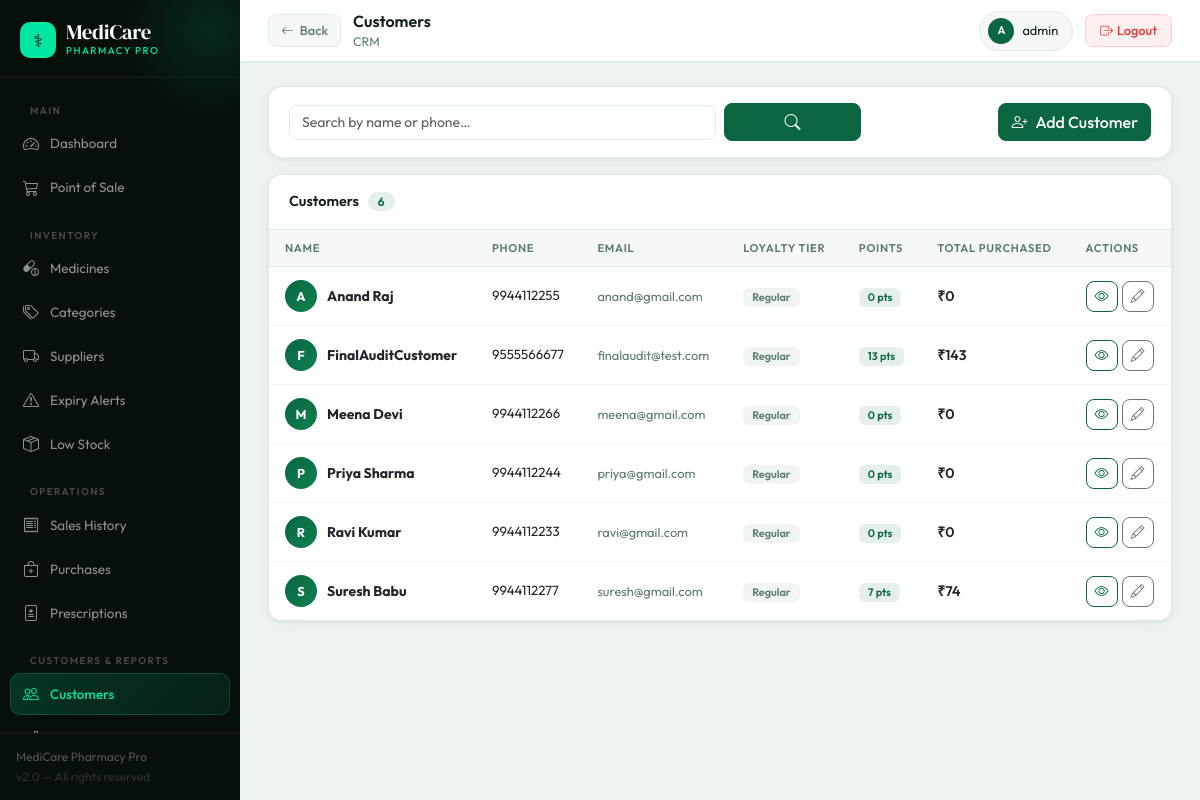
The page /customers/ (signed in) on the database its author committed.
### customers/models.py (models this page shows, shortened)
class Customer(models.Model):
    GENDER_CHOICES = [('M','Male'),('F','Female'),('O','Other')]
    name = models.CharField(max_length=200)
    phone = models.CharField(max_length=20, unique=True)
    email = models.EmailField(blank=True)
    gender = models.CharField(max_length=1, choices=GENDER_CHOICES, blank=True)
    date_of_birth = models.DateField(null=True, blank=True)
    address = models.TextField(blank=True)
    loyalty_points = models.PositiveIntegerField(default=0)
    total_purchases = models.DecimalField(max_digits=12, decimal_places=2, default=0)
    is_active = models.BooleanField(default=True)
    created_at = models.DateTimeField(auto_now_add=True)
    class Meta:
        ordering = ['-created_at']
    @property
    def loyalty_tier(self):
        if self.total_purchases >= 10000: return 'Gold'
        elif self.total_purchases >= 5000: return 'Silver'
        return 'Regular'

### customers/views.py (the view)
# urls.py: path('', views.customer_list, name='customer_list'),
@login_required
def customer_list(request):
    customers = Customer.objects.filter(is_active=True).order_by('name')
    query = request.GET.get('q', '')
    if query:
        from django.db.models import Q
        customers = customers.filter(Q(name__icontains=query) | Q(phone__icontains=query))
    return render(request, 'customers/customer_list.html', {'customers': customers, 'query': query})

### templates/customers/customer_list.html (shortened to what this page needs)
{% extends 'base.html' %}
{% block breadcrumb %}CRM{% endblock %}
{% block back_button %}<a href="/" class="back-btn"><i class="bi bi-arrow-left"></i> Back</a>{% endblock %}
{% block page_title %}Customers{% endblock %}
{% block content %}
<div class="card mb-3">
  <div class="card-body py-3">
    <form method="get" class="row g-2 align-items-center">
      <div class="col-md-6"><input type="text" name="q" value="{{ query }}" class="form-control" placeholder="Search by name or phone…"></div>
      <div class="col-md-2"><button type="submit" class="btn btn-primary w-100"><i class="bi bi-search"></i></button></div>
      <div class="col-md-4 text-end"><a href="{% url 'customer_add' %}" class="btn btn-primary"><i class="bi bi-person-plus me-2"></i>Add Customer</a></div>
    </form>
  </div>
</div>
<div class="card">
  <div class="card-header">
    <span>Customers <span style="background:#e6f0ea;color:var(--primary);border-radius:20px;padding:2px 10px;font-size:.75rem;margin-left:6px;">{{ customers.count }}</span></span>
  </div>
  <div class="table-responsive">
    <table class="table mb-0">
      <thead><tr><th>Name</th><th>Phone</th><th>Email</th><th>Loyalty Tier</th><th>Points</th><th>Total Purchased</th><th>Actions</th></tr></thead>
      <tbody>
      {% for c in customers %}
      <tr>
        <td>
          <div style="display:flex;align-items:center;gap:10px;">
            <div style="width:32px;height:32px;border-radius:50%;background:linear-gradient(135deg,#0a6640,#0d8050);color:#fff;display:flex;align-items:center;justify-content:center;font-size:.8rem;font-weight:700;flex-shrink:0;">{{ c.name|first|upper }}</div>
            <strong style="font-size:.875rem;">{{ c.name }}</strong>
          </div>
        </td>
        <td style="font-size:.83rem;">{{ c.phone }}</td>
        <td style="font-size:.8rem;color:var(--text-muted);">{{ c.email|default:"—" }}</td>
        <td>
          {% if c.loyalty_tier == 'Gold' %}<span class="badge" style="background:#fef3c7;color:#92400e;">🥇 Gold</span>
          {% elif c.loyalty_tier == 'Silver' %}<span class="badge" style="background:#f1f5f9;color:#475569;">🥈 Silver</span>
          {% else %}<span class="badge" style="background:#f0f5f2;color:var(--text-muted);">Regular</span>{% endif %}
        </td>
        <td><span class="badge" style="background:#e6f0ea;color:var(--primary);">{{ c.loyalty_points }} pts</span></td>
        <td style="font-weight:600;font-size:.875rem;">₹{{ c.total_purchases|floatformat:0 }}</td>
        <td>
          <div class="d-flex gap-1">
            <a href="{% url 'customer_detail' c.pk %}" class="btn btn-sm btn-outline-primary" title="View"><i class="bi bi-eye"></i></a>
            <a href="{% url 'customer_edit' c.pk %}" class="btn btn-sm btn-outline-secondary" title="Edit"><i class="bi bi-pencil"></i></a>
          </div>
        </td>
      </tr>
      {% empty %}
      <tr><td colspan="7"><div class="empty-state"><i class="bi bi-people"></i><p>No customers yet. <a href="{% url 'customer_add' %}">Add one</a></p></div></td></tr>
      {% endfor %}
      </tbody>
    </table>
  </div>
</div>
{% endblock %}

### templates/base.html (shortened to what this page needs)
<!DOCTYPE html>
<html lang="en">
<head>
<link href="https://cdn.jsdelivr.net/npm/bootstrap@5.3.0/dist/css/bootstrap.min.css" rel="stylesheet">
<link href="https://cdn.jsdelivr.net/npm/bootstrap-icons@1.11.0/font/bootstrap-icons.css" rel="stylesheet">
</head>
<body>
{% if user.is_authenticated %}
<aside class="sidebar">
  <div class="sb-brand">
    <div class="logo-wrap">
      <div class="logo-icon">⚕</div>
      <div>
        <div class="logo-text">MediCare</div>
        <div class="logo-sub">Pharmacy Pro</div>
      </div>
    </div>
  </div>
  <nav class="sb-nav">
    <div class="sb-section">Main</div>
    <a href="/" class="sb-link {% if request.path == '/' %}active{% endif %}">
      <i class="bi bi-speedometer2"></i> Dashboard
    </a>
    <a href="{% url 'pos' %}" class="sb-link {% if '/sales/pos' in request.path %}active{% endif %}">
      <i class="bi bi-cart3"></i> Point of Sale
    </a>
    <div class="sb-section">Inventory</div>
    <a href="{% url 'medicine_list' %}" class="sb-link ">
      <i class="bi bi-capsule-pill"></i> Medicines
    </a>
    <a href="{% url 'category_list' %}" class="sb-link {% if 'categor' in request.path %}active{% endif %}">
      <i class="bi bi-tags"></i> Categories
    </a>
    <a href="{% url 'supplier_list' %}" class="sb-link {% if 'supplier' in request.path %}active{% endif %}">
      <i class="bi bi-truck"></i> Suppliers
    </a>
    <a href="{% url 'expiry_alerts' %}" class="sb-link {% if 'expiry' in request.path %}active{% endif %}">
      <i class="bi bi-exclamation-triangle"></i> Expiry Alerts
    </a>
    <a href="{% url 'low_stock_list' %}" class="sb-link {% if 'low-stock' in request.path %}active{% endif %}">
      <i class="bi bi-box-seam"></i> Low Stock
    </a>
    <div class="sb-section">Operations</div>
    <a href="{% url 'sale_list' %}" class="sb-link {% if '/sales/' in request.path and 'pos' not in request.path %}active{% endif %}">
      <i class="bi bi-receipt"></i> Sales History
    </a>
    <a href="{% url 'po_list' %}" class="sb-link {% if '/purchase' in request.path %}active{% endif %}">
      <i class="bi bi-bag-plus"></i> Purchases
    </a>
    <a href="{% url 'prescription_list' %}" class="sb-link {% if '/prescriptions' in request.path %}active{% endif %}">
      <i class="bi bi-file-medical"></i> Prescriptions
    </a>
    <div class="sb-section">Customers & Reports</div>
    <a href="{% url 'customer_list' %}" class="sb-link {% if '/customers' in request.path %}active{% endif %}">
      <i class="bi bi-people"></i> Customers
    </a>
    <a href="{% url 'analytics_dashboard' %}" class="sb-link {% if '/analytics' in request.path and 'gst' not in request.path and 'profit' not in request.path %}active{% endif %}">
      <i class="bi bi-bar-chart-line"></i> Analytics
    </a>
  </nav>
  <div class="sb-footer">
    <div>MediCare Pharmacy Pro</div>
    <div style="color:rgba(255,255,255,.15);margin-top:2px;">v2.0 — All rights reserved</div>
  </div>
</aside>
<div class="main">
  <header class="topbar">
    <div class="topbar-left">
      {% block back_button %}{% endblock %}
      <div>
        <div class="topbar-title">{% block page_title %}Dashboard{% endblock %}</div>
        <div class="topbar-breadcrumb">{% block breadcrumb %}MediCare Pharmacy{% endblock %}</div>
      </div>
    </div>
    <div class="topbar-right">
      <div class="user-chip">
        <div class="user-avatar">{{ user.username|first|upper }}</div>
        <span>{{ user.get_full_name|default:user.username }}</span>
      </div>
      <a href="{% url 'logout' %}" class="logout-btn"><i class="bi bi-box-arrow-right me-1"></i>Logout</a>
    </div>
  </header>
  <div class="page-content">
    {% block content %}{% endblock %}
  </div>
</div>
{% else %}
{% block auth_content %}{% endblock %}
{% endif %}
</body>
</html>

### rows shown on the page
Customer: name|first "A", name "Anand Raj", phone "9944112255", email "anand@gmail.com", shows "Regular", loyalty_points "0", total_purchases "0"
Customer: name|first "F", name "FinalAuditCustomer", phone "9555566677", email "finalaudit@test.com", shows "Regular", loyalty_points "13", total_purchases "143"
Customer: name|first "M", name "Meena Devi", phone "9944112266", email "meena@gmail.com", shows "Regular", loyalty_points "0", total_purchases "0"
Customer: name|first "P", name "Priya Sharma", phone "9944112244", email "priya@gmail.com", shows "Regular", loyalty_points "0", total_purchases "0"
Customer: name|first "R", name "Ravi Kumar", phone "9944112233", email "ravi@gmail.com", shows "Regular", loyalty_points "0", total_purchases "0"
Customer: name|first "S", name "Suresh Babu", phone "9944112277", email "suresh@gmail.com", shows "Regular", loyalty_points "7", total_purchases "74"

### other values the page prints
{{ user.username|first|upper }} "A"
{{ user.get_full_name|default:user.username }} "admin"
{{ customers.count }} "6"
